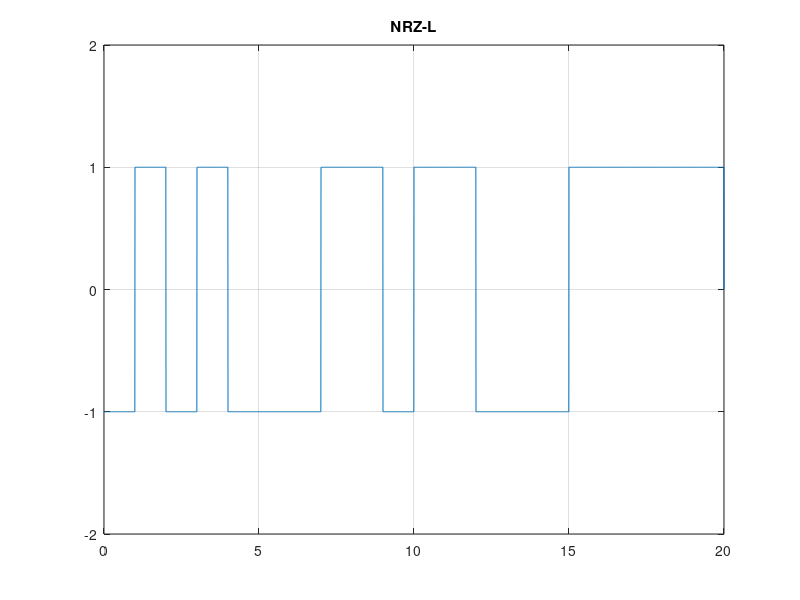

Source code (MATLAB):
clc;
clear;
% bit array 
x=[ 0 1 0 1 0 0 0 1 1 0  1   1    0   0   0  1  1  1  1  1  ];
%   0 1 2 3 4 5 6 7 8 9 10   11  12  13  14 15 16 17 18 19 
T=length(x); % T = 20
n=200; 
N=n*T;  % N = 400
dt=T/N; % dt =.005
t=0:dt:T; % t[4000]
y=zeros(1,length(t)); % y [40000] 
for i=0:T-1; % will iterate 20 time 
    if x(i+1)==1
        y(i*n+1 : (i+1)*n)=1;
    else
        y(i*n+1 : (i+1)*n)=-1;
    end;
end;
plot(t,y);
axis([0 t(end) -2 2]);
grid on;
title('NRZ-L');

